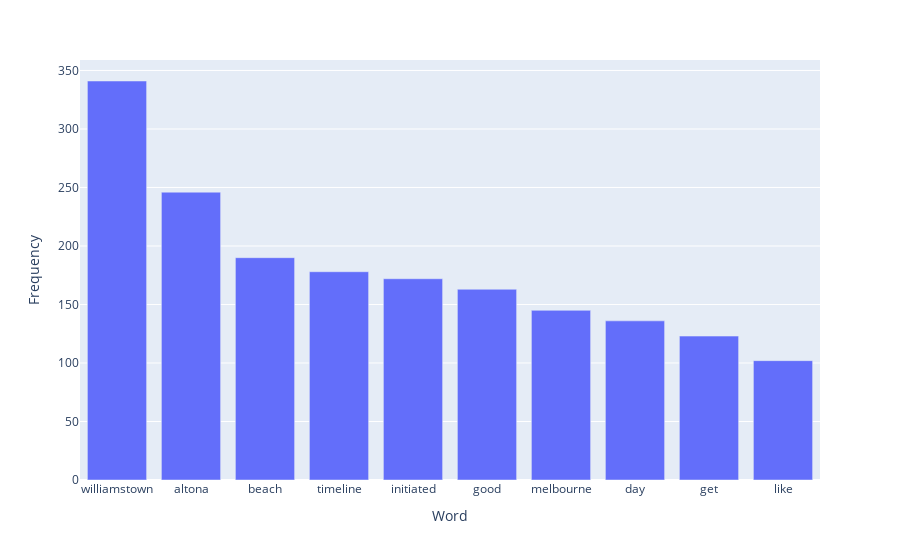

Notebook code for this chart:
### Code cell
import plotly.express as px
import pandas as pd
fd = pd.DataFrame(most_freq['Hobsons Bay'],columns = ["Word","Frequency"])
fig = px.bar(fd, x="Word", y="Frequency")
fig.show()

### Figure 1 — Plotly figure (JSON) as saved in the notebook; plotly's stock layout.template omitted (floating-point values rounded to 4 significant figures)
{"data": [{"alignmentgroup": "True", "hovertemplate": "Word=%{x}<br>Frequency=%{y}<extra></extra>", "legendgroup": "", "marker": {"color": "#636efa"}, "name": "", "offsetgroup": "", "orientation": "v", "showlegend": false, "textposition": "auto", "type": "bar", "x": ["williamstown", "altona", "beach", "timeline", "initiated", "good", "melbourne", "day", "get", "like"], "xaxis": "x", "y": [341, 246, 190, 178, 172, 163, 145, 136, 123, 102], "yaxis": "y"}], "layout": {"barmode": "relative", "legend": {"tracegroupgap": 0}, "margin": {"t": 60}, "xaxis": {"anchor": "y", "domain": [0, 1], "title": {"text": "Word"}}, "yaxis": {"anchor": "x", "domain": [0, 1], "title": {"text": "Frequency"}}}}
